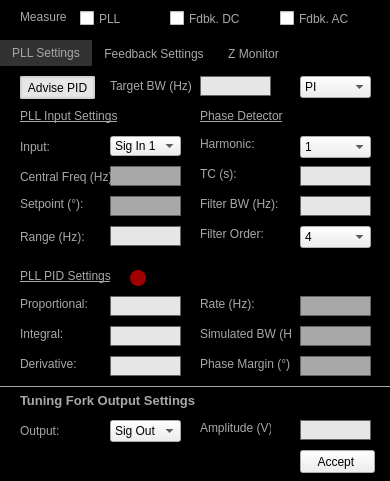
<?xml version="1.0" encoding="UTF-8"?>
<ui version="4.0">
 <class>Dialog</class>
 <widget class="QDialog" name="Dialog">
  <property name="geometry">
   <rect>
    <x>0</x>
    <y>0</y>
    <width>390</width>
    <height>481</height>
   </rect>
  </property>
  <property name="sizePolicy">
   <sizepolicy hsizetype="Fixed" vsizetype="Fixed">
    <horstretch>0</horstretch>
    <verstretch>0</verstretch>
   </sizepolicy>
  </property>
  <property name="minimumSize">
   <size>
    <width>380</width>
    <height>481</height>
   </size>
  </property>
  <property name="maximumSize">
   <size>
    <width>500</width>
    <height>481</height>
   </size>
  </property>
  <property name="windowTitle">
   <string>Measurement Settings</string>
  </property>
  <property name="styleSheet">
   <string notr="true">#Dialog{background-color: rgb(0,0,0);}

QLabel{
color:rgb(168,168,168)
}

QLineEdit{
border: 1px solid rgb(100,100,100);
background-color:rgb(230,230,230);
}

QCheckBox{
color: rgb(168,168,168)
}</string>
  </property>
  <widget class="QTabWidget" name="tabWidget">
   <property name="geometry">
    <rect>
     <x>0</x>
     <y>40</y>
     <width>390</width>
     <height>411</height>
    </rect>
   </property>
   <property name="styleSheet">
    <string notr="true">QTabWidget::pane { border: 0; }
QTabBar::tab{background: black;
color: rgb(168,168,168);
}
QTabBar::tab:selected {background: rgb(50,50,50);}</string>
   </property>
   <property name="tabShape">
    <enum>QTabWidget::Rounded</enum>
   </property>
   <property name="currentIndex">
    <number>0</number>
   </property>
   <widget class="QWidget" name="tab">
    <property name="styleSheet">
     <string notr="true">#tab{
background: black
}</string>
    </property>
    <attribute name="title">
     <string>PLL Settings</string>
    </attribute>
    <widget class="QLabel" name="label_9">
     <property name="geometry">
      <rect>
       <x>200</x>
       <y>100</y>
       <width>71</width>
       <height>16</height>
      </rect>
     </property>
     <property name="text">
      <string>TC (s):</string>
     </property>
    </widget>
    <widget class="QLabel" name="label_7">
     <property name="geometry">
      <rect>
       <x>20</x>
       <y>160</y>
       <width>71</width>
       <height>22</height>
      </rect>
     </property>
     <property name="text">
      <string>Range (Hz):</string>
     </property>
    </widget>
    <widget class="QLineEdit" name="lineEdit_PLL_D">
     <property name="geometry">
      <rect>
       <x>110</x>
       <y>290</y>
       <width>71</width>
       <height>20</height>
      </rect>
     </property>
     <property name="text">
      <string/>
     </property>
     <property name="alignment">
      <set>Qt::AlignRight|Qt::AlignTrailing|Qt::AlignVCenter</set>
     </property>
    </widget>
    <widget class="QLineEdit" name="lineEdit_PLL_FilterBW">
     <property name="geometry">
      <rect>
       <x>300</x>
       <y>130</y>
       <width>71</width>
       <height>20</height>
      </rect>
     </property>
     <property name="styleSheet">
      <string notr="true"/>
     </property>
     <property name="text">
      <string/>
     </property>
     <property name="alignment">
      <set>Qt::AlignRight|Qt::AlignTrailing|Qt::AlignVCenter</set>
     </property>
     <property name="readOnly">
      <bool>false</bool>
     </property>
    </widget>
    <widget class="QComboBox" name="comboBox_PLL_Harmonic">
     <property name="geometry">
      <rect>
       <x>300</x>
       <y>70</y>
       <width>71</width>
       <height>22</height>
      </rect>
     </property>
     <item>
      <property name="text">
       <string>1</string>
      </property>
     </item>
     <item>
      <property name="text">
       <string>2</string>
      </property>
     </item>
     <item>
      <property name="text">
       <string>3</string>
      </property>
     </item>
     <item>
      <property name="text">
       <string>4</string>
      </property>
     </item>
     <item>
      <property name="text">
       <string>5</string>
      </property>
     </item>
     <item>
      <property name="text">
       <string>6</string>
      </property>
     </item>
     <item>
      <property name="text">
       <string>7</string>
      </property>
     </item>
     <item>
      <property name="text">
       <string>8</string>
      </property>
     </item>
    </widget>
    <widget class="QLineEdit" name="lineEdit_PLL_phaseSetPoint">
     <property name="geometry">
      <rect>
       <x>110</x>
       <y>130</y>
       <width>71</width>
       <height>20</height>
      </rect>
     </property>
     <property name="styleSheet">
      <string notr="true">#lineEdit_PLL_phaseSetPoint{
background: rgb(168,168,168);
}</string>
     </property>
     <property name="text">
      <string/>
     </property>
     <property name="alignment">
      <set>Qt::AlignRight|Qt::AlignTrailing|Qt::AlignVCenter</set>
     </property>
     <property name="readOnly">
      <bool>true</bool>
     </property>
    </widget>
    <widget class="QComboBox" name="comboBox_PLL_Advise">
     <property name="geometry">
      <rect>
       <x>300</x>
       <y>10</y>
       <width>71</width>
       <height>22</height>
      </rect>
     </property>
     <property name="currentIndex">
      <number>2</number>
     </property>
     <item>
      <property name="text">
       <string>P</string>
      </property>
     </item>
     <item>
      <property name="text">
       <string>I</string>
      </property>
     </item>
     <item>
      <property name="text">
       <string>PI</string>
      </property>
     </item>
     <item>
      <property name="text">
       <string>PID</string>
      </property>
     </item>
    </widget>
    <widget class="QComboBox" name="comboBox_PLL_FilterOrder">
     <property name="geometry">
      <rect>
       <x>300</x>
       <y>160</y>
       <width>71</width>
       <height>22</height>
      </rect>
     </property>
     <property name="currentIndex">
      <number>3</number>
     </property>
     <item>
      <property name="text">
       <string>1</string>
      </property>
     </item>
     <item>
      <property name="text">
       <string>2</string>
      </property>
     </item>
     <item>
      <property name="text">
       <string>3</string>
      </property>
     </item>
     <item>
      <property name="text">
       <string>4</string>
      </property>
     </item>
     <item>
      <property name="text">
       <string>5</string>
      </property>
     </item>
     <item>
      <property name="text">
       <string>6</string>
      </property>
     </item>
     <item>
      <property name="text">
       <string>7</string>
      </property>
     </item>
     <item>
      <property name="text">
       <string>8</string>
      </property>
     </item>
    </widget>
    <widget class="QLabel" name="label_2">
     <property name="geometry">
      <rect>
       <x>20</x>
       <y>290</y>
       <width>71</width>
       <height>16</height>
      </rect>
     </property>
     <property name="text">
      <string>Derivative:</string>
     </property>
    </widget>
    <widget class="QLabel" name="label_title">
     <property name="geometry">
      <rect>
       <x>20</x>
       <y>40</y>
       <width>121</width>
       <height>20</height>
      </rect>
     </property>
     <property name="font">
      <font>
       <pointsize>9</pointsize>
       <underline>true</underline>
      </font>
     </property>
     <property name="styleSheet">
      <string notr="true">#label_title{
color:rgb(168,168,168)
}</string>
     </property>
     <property name="text">
      <string>PLL Input Settings</string>
     </property>
     <property name="alignment">
      <set>Qt::AlignLeading|Qt::AlignLeft|Qt::AlignVCenter</set>
     </property>
    </widget>
    <widget class="QLineEdit" name="lineEdit_PLL_Amplitude">
     <property name="geometry">
      <rect>
       <x>300</x>
       <y>354</y>
       <width>71</width>
       <height>20</height>
      </rect>
     </property>
     <property name="styleSheet">
      <string notr="true"/>
     </property>
     <property name="text">
      <string/>
     </property>
     <property name="alignment">
      <set>Qt::AlignRight|Qt::AlignTrailing|Qt::AlignVCenter</set>
     </property>
     <property name="readOnly">
      <bool>false</bool>
     </property>
    </widget>
    <widget class="QPushButton" name="push_stability">
     <property name="geometry">
      <rect>
       <x>130</x>
       <y>204</y>
       <width>16</width>
       <height>16</height>
      </rect>
     </property>
     <property name="styleSheet">
      <string notr="true">#push_stability{
background: rgb(161, 0, 0);
border-radius: 8px;
}</string>
     </property>
     <property name="text">
      <string/>
     </property>
    </widget>
    <widget class="QLabel" name="label">
     <property name="geometry">
      <rect>
       <x>20</x>
       <y>230</y>
       <width>71</width>
       <height>16</height>
      </rect>
     </property>
     <property name="text">
      <string>Proportional:</string>
     </property>
    </widget>
    <widget class="QComboBox" name="comboBox_PLL_Output">
     <property name="geometry">
      <rect>
       <x>110</x>
       <y>354</y>
       <width>71</width>
       <height>22</height>
      </rect>
     </property>
     <property name="currentIndex">
      <number>0</number>
     </property>
     <item>
      <property name="text">
       <string>Sig Out 1</string>
      </property>
     </item>
     <item>
      <property name="text">
       <string>Sig Out 2</string>
      </property>
     </item>
    </widget>
    <widget class="QLineEdit" name="lineEdit_TargetBW">
     <property name="geometry">
      <rect>
       <x>200</x>
       <y>10</y>
       <width>71</width>
       <height>20</height>
      </rect>
     </property>
     <property name="text">
      <string/>
     </property>
     <property name="alignment">
      <set>Qt::AlignRight|Qt::AlignTrailing|Qt::AlignVCenter</set>
     </property>
    </widget>
    <widget class="QLineEdit" name="lineEdit_PLL_SimBW">
     <property name="geometry">
      <rect>
       <x>300</x>
       <y>260</y>
       <width>71</width>
       <height>20</height>
      </rect>
     </property>
     <property name="styleSheet">
      <string notr="true">#lineEdit_PLL_SimBW{
background: rgb(168,168,168)
}</string>
     </property>
     <property name="text">
      <string/>
     </property>
     <property name="alignment">
      <set>Qt::AlignRight|Qt::AlignTrailing|Qt::AlignVCenter</set>
     </property>
     <property name="readOnly">
      <bool>true</bool>
     </property>
    </widget>
    <widget class="QLineEdit" name="lineEdit_PLL_PM">
     <property name="geometry">
      <rect>
       <x>300</x>
       <y>290</y>
       <width>71</width>
       <height>20</height>
      </rect>
     </property>
     <property name="styleSheet">
      <string notr="true">#lineEdit_PLL_PM{
background: rgb(168,168,168)
}</string>
     </property>
     <property name="text">
      <string/>
     </property>
     <property name="alignment">
      <set>Qt::AlignRight|Qt::AlignTrailing|Qt::AlignVCenter</set>
     </property>
     <property name="readOnly">
      <bool>true</bool>
     </property>
    </widget>
    <widget class="QLabel" name="label_10">
     <property name="geometry">
      <rect>
       <x>200</x>
       <y>160</y>
       <width>111</width>
       <height>16</height>
      </rect>
     </property>
     <property name="text">
      <string>Filter Order:</string>
     </property>
    </widget>
    <widget class="QLineEdit" name="lineEdit_PLL_Range">
     <property name="geometry">
      <rect>
       <x>110</x>
       <y>160</y>
       <width>71</width>
       <height>20</height>
      </rect>
     </property>
     <property name="text">
      <string/>
     </property>
     <property name="alignment">
      <set>Qt::AlignRight|Qt::AlignTrailing|Qt::AlignVCenter</set>
     </property>
    </widget>
    <widget class="QLabel" name="label_title_3">
     <property name="geometry">
      <rect>
       <x>20</x>
       <y>200</y>
       <width>111</width>
       <height>20</height>
      </rect>
     </property>
     <property name="font">
      <font>
       <pointsize>9</pointsize>
       <weight>50</weight>
       <bold>false</bold>
       <underline>true</underline>
      </font>
     </property>
     <property name="styleSheet">
      <string notr="true">#label_title{
color:rgb(168,168,168)
}</string>
     </property>
     <property name="text">
      <string>PLL PID Settings</string>
     </property>
     <property name="alignment">
      <set>Qt::AlignLeading|Qt::AlignLeft|Qt::AlignVCenter</set>
     </property>
    </widget>
    <widget class="QLabel" name="label_title_8">
     <property name="geometry">
      <rect>
       <x>20</x>
       <y>324</y>
       <width>181</width>
       <height>20</height>
      </rect>
     </property>
     <property name="font">
      <font>
       <pointsize>10</pointsize>
       <weight>75</weight>
       <bold>true</bold>
      </font>
     </property>
     <property name="styleSheet">
      <string notr="true">#label_title{
color:rgb(168,168,168)
}</string>
     </property>
     <property name="text">
      <string>Tuning Fork Output Settings</string>
     </property>
     <property name="alignment">
      <set>Qt::AlignLeading|Qt::AlignLeft|Qt::AlignVCenter</set>
     </property>
    </widget>
    <widget class="QLineEdit" name="lineEdit_PLL_P">
     <property name="geometry">
      <rect>
       <x>110</x>
       <y>230</y>
       <width>71</width>
       <height>20</height>
      </rect>
     </property>
     <property name="text">
      <string/>
     </property>
     <property name="alignment">
      <set>Qt::AlignRight|Qt::AlignTrailing|Qt::AlignVCenter</set>
     </property>
    </widget>
    <widget class="QComboBox" name="comboBox_PLL_Input">
     <property name="geometry">
      <rect>
       <x>110</x>
       <y>70</y>
       <width>71</width>
       <height>20</height>
      </rect>
     </property>
     <property name="currentIndex">
      <number>0</number>
     </property>
     <item>
      <property name="text">
       <string>Sig In 1</string>
      </property>
     </item>
     <item>
      <property name="text">
       <string>Sig In 2</string>
      </property>
     </item>
     <item>
      <property name="text">
       <string>Aux In 1 (&lt;20 kHz)</string>
      </property>
     </item>
     <item>
      <property name="text">
       <string>Aux In 2 (&lt;20 kHz)</string>
      </property>
     </item>
     <item>
      <property name="text">
       <string>DIO D0 (&lt;2 MHz)</string>
      </property>
     </item>
     <item>
      <property name="text">
       <string>DIO D1 (&lt;2 MHz)</string>
      </property>
     </item>
    </widget>
    <widget class="QLabel" name="label_title_2">
     <property name="geometry">
      <rect>
       <x>200</x>
       <y>40</y>
       <width>111</width>
       <height>20</height>
      </rect>
     </property>
     <property name="font">
      <font>
       <pointsize>9</pointsize>
       <weight>50</weight>
       <bold>false</bold>
       <underline>true</underline>
      </font>
     </property>
     <property name="styleSheet">
      <string notr="true">#label_title{
color:rgb(168,168,168)
}</string>
     </property>
     <property name="text">
      <string>Phase Detector</string>
     </property>
     <property name="alignment">
      <set>Qt::AlignLeading|Qt::AlignLeft|Qt::AlignVCenter</set>
     </property>
    </widget>
    <widget class="QLabel" name="label_3">
     <property name="geometry">
      <rect>
       <x>20</x>
       <y>260</y>
       <width>51</width>
       <height>16</height>
      </rect>
     </property>
     <property name="text">
      <string>Integral:</string>
     </property>
    </widget>
    <widget class="QLineEdit" name="lineEdit_PLL_CenterFreq">
     <property name="geometry">
      <rect>
       <x>110</x>
       <y>100</y>
       <width>71</width>
       <height>20</height>
      </rect>
     </property>
     <property name="styleSheet">
      <string notr="true">#lineEdit_PLL_CenterFreq{
background: rgb(168,168,168);
}</string>
     </property>
     <property name="text">
      <string/>
     </property>
     <property name="alignment">
      <set>Qt::AlignRight|Qt::AlignTrailing|Qt::AlignVCenter</set>
     </property>
     <property name="readOnly">
      <bool>true</bool>
     </property>
    </widget>
    <widget class="Line" name="line_5">
     <property name="geometry">
      <rect>
       <x>0</x>
       <y>319</y>
       <width>405</width>
       <height>3</height>
      </rect>
     </property>
     <property name="styleSheet">
      <string notr="true">#line_5{
color:rgb(168,168,168)
}</string>
     </property>
     <property name="frameShadow">
      <enum>QFrame::Plain</enum>
     </property>
     <property name="lineWidth">
      <number>1</number>
     </property>
     <property name="orientation">
      <enum>Qt::Horizontal</enum>
     </property>
    </widget>
    <widget class="QLabel" name="label_27">
     <property name="geometry">
      <rect>
       <x>200</x>
       <y>354</y>
       <width>71</width>
       <height>16</height>
      </rect>
     </property>
     <property name="text">
      <string>Amplitude (V):</string>
     </property>
    </widget>
    <widget class="QLabel" name="label_23">
     <property name="geometry">
      <rect>
       <x>20</x>
       <y>130</y>
       <width>71</width>
       <height>16</height>
      </rect>
     </property>
     <property name="text">
      <string>Setpoint (°):</string>
     </property>
    </widget>
    <widget class="QLabel" name="label_12">
     <property name="geometry">
      <rect>
       <x>200</x>
       <y>230</y>
       <width>71</width>
       <height>16</height>
      </rect>
     </property>
     <property name="text">
      <string>Rate (Hz):</string>
     </property>
    </widget>
    <widget class="QLabel" name="label_11">
     <property name="geometry">
      <rect>
       <x>200</x>
       <y>260</y>
       <width>91</width>
       <height>16</height>
      </rect>
     </property>
     <property name="text">
      <string>Simulated BW (Hz):</string>
     </property>
    </widget>
    <widget class="QLineEdit" name="lineEdit_PLL_TC">
     <property name="geometry">
      <rect>
       <x>300</x>
       <y>100</y>
       <width>71</width>
       <height>20</height>
      </rect>
     </property>
     <property name="text">
      <string/>
     </property>
     <property name="alignment">
      <set>Qt::AlignRight|Qt::AlignTrailing|Qt::AlignVCenter</set>
     </property>
    </widget>
    <widget class="QLabel" name="label_5">
     <property name="geometry">
      <rect>
       <x>200</x>
       <y>130</y>
       <width>111</width>
       <height>16</height>
      </rect>
     </property>
     <property name="text">
      <string>Filter BW (Hz):</string>
     </property>
    </widget>
    <widget class="QLabel" name="label_26">
     <property name="geometry">
      <rect>
       <x>20</x>
       <y>354</y>
       <width>71</width>
       <height>22</height>
      </rect>
     </property>
     <property name="text">
      <string>Output:</string>
     </property>
    </widget>
    <widget class="QLabel" name="label_8">
     <property name="geometry">
      <rect>
       <x>200</x>
       <y>70</y>
       <width>71</width>
       <height>16</height>
      </rect>
     </property>
     <property name="text">
      <string>Harmonic:</string>
     </property>
    </widget>
    <widget class="QLabel" name="label_4">
     <property name="geometry">
      <rect>
       <x>20</x>
       <y>100</y>
       <width>91</width>
       <height>22</height>
      </rect>
     </property>
     <property name="text">
      <string>Central Freq (Hz):</string>
     </property>
    </widget>
    <widget class="QLabel" name="label_13">
     <property name="geometry">
      <rect>
       <x>200</x>
       <y>290</y>
       <width>91</width>
       <height>16</height>
      </rect>
     </property>
     <property name="text">
      <string>Phase Margin (°):</string>
     </property>
    </widget>
    <widget class="QPushButton" name="push_AdvisePID">
     <property name="geometry">
      <rect>
       <x>20</x>
       <y>10</y>
       <width>75</width>
       <height>23</height>
      </rect>
     </property>
     <property name="styleSheet">
      <string notr="true">#push_AdvisePID{
background-color: rgb(230,230,230);
border: 2px solid rgb(210,210,210);
border-radius: 2px;
}</string>
     </property>
     <property name="text">
      <string>Advise PID</string>
     </property>
     <property name="flat">
      <bool>false</bool>
     </property>
    </widget>
    <widget class="QLineEdit" name="lineEdit_PLL_I">
     <property name="geometry">
      <rect>
       <x>110</x>
       <y>260</y>
       <width>71</width>
       <height>20</height>
      </rect>
     </property>
     <property name="text">
      <string/>
     </property>
     <property name="alignment">
      <set>Qt::AlignRight|Qt::AlignTrailing|Qt::AlignVCenter</set>
     </property>
    </widget>
    <widget class="QLabel" name="label_6">
     <property name="geometry">
      <rect>
       <x>20</x>
       <y>70</y>
       <width>71</width>
       <height>22</height>
      </rect>
     </property>
     <property name="text">
      <string>Input:</string>
     </property>
    </widget>
    <widget class="QLabel" name="label_24">
     <property name="geometry">
      <rect>
       <x>110</x>
       <y>10</y>
       <width>91</width>
       <height>20</height>
      </rect>
     </property>
     <property name="text">
      <string>Target BW (Hz)</string>
     </property>
    </widget>
    <widget class="QLineEdit" name="lineEdit_PLL_Rate">
     <property name="geometry">
      <rect>
       <x>300</x>
       <y>230</y>
       <width>71</width>
       <height>20</height>
      </rect>
     </property>
     <property name="styleSheet">
      <string notr="true">#lineEdit_PLL_Rate{
background: rgb(168,168,168)
}</string>
     </property>
     <property name="text">
      <string/>
     </property>
     <property name="alignment">
      <set>Qt::AlignRight|Qt::AlignTrailing|Qt::AlignVCenter</set>
     </property>
     <property name="readOnly">
      <bool>true</bool>
     </property>
    </widget>
   </widget>
   <widget class="QWidget" name="tab_2">
    <property name="styleSheet">
     <string notr="true">#tab_2{
background: black
}</string>
    </property>
    <attribute name="title">
     <string>Feedback Settings</string>
    </attribute>
    <widget class="QLabel" name="label_25">
     <property name="geometry">
      <rect>
       <x>210</x>
       <y>50</y>
       <width>71</width>
       <height>16</height>
      </rect>
     </property>
     <property name="text">
      <string>Setpoint (V):</string>
     </property>
    </widget>
    <widget class="QLineEdit" name="lineEdit_DC_Setpoint">
     <property name="geometry">
      <rect>
       <x>300</x>
       <y>50</y>
       <width>71</width>
       <height>20</height>
      </rect>
     </property>
     <property name="styleSheet">
      <string notr="true">#lineEdit_PLL_phaseSetPoint{
background: rgb(168,168,168);
}</string>
     </property>
     <property name="text">
      <string/>
     </property>
     <property name="alignment">
      <set>Qt::AlignRight|Qt::AlignTrailing|Qt::AlignVCenter</set>
     </property>
     <property name="readOnly">
      <bool>false</bool>
     </property>
    </widget>
    <widget class="QComboBox" name="comboBox_DC_Input">
     <property name="geometry">
      <rect>
       <x>70</x>
       <y>50</y>
       <width>121</width>
       <height>20</height>
      </rect>
     </property>
     <property name="currentIndex">
      <number>3</number>
     </property>
     <item>
      <property name="text">
       <string>DAC ADC Input 1</string>
      </property>
     </item>
     <item>
      <property name="text">
       <string>DAC ADC Input 2</string>
      </property>
     </item>
     <item>
      <property name="text">
       <string>DAC ADC Input 3</string>
      </property>
     </item>
     <item>
      <property name="text">
       <string>DAC ADC Input 4</string>
      </property>
     </item>
     <item>
      <property name="text">
       <string>Aux In 1 (&lt;20 kHz)</string>
      </property>
     </item>
     <item>
      <property name="text">
       <string>Aux In 2 (&lt;20 kHz)</string>
      </property>
     </item>
    </widget>
    <widget class="QLabel" name="label_15">
     <property name="geometry">
      <rect>
       <x>20</x>
       <y>50</y>
       <width>71</width>
       <height>22</height>
      </rect>
     </property>
     <property name="text">
      <string>Input:</string>
     </property>
    </widget>
    <widget class="QComboBox" name="comboBox_AC_Input">
     <property name="geometry">
      <rect>
       <x>70</x>
       <y>140</y>
       <width>121</width>
       <height>20</height>
      </rect>
     </property>
     <property name="currentIndex">
      <number>5</number>
     </property>
     <item>
      <property name="text">
       <string>DAC ADC Input 1</string>
      </property>
     </item>
     <item>
      <property name="text">
       <string>DAC ADC Input 2</string>
      </property>
     </item>
     <item>
      <property name="text">
       <string>DAC ADC Input 3</string>
      </property>
     </item>
     <item>
      <property name="text">
       <string>DAC ADC Input 4</string>
      </property>
     </item>
     <item>
      <property name="text">
       <string>Aux In 1 (&lt;20 kHz)</string>
      </property>
     </item>
     <item>
      <property name="text">
       <string>Aux In 2 (&lt;20 kHz)</string>
      </property>
     </item>
    </widget>
    <widget class="QLabel" name="label_28">
     <property name="geometry">
      <rect>
       <x>210</x>
       <y>140</y>
       <width>71</width>
       <height>16</height>
      </rect>
     </property>
     <property name="text">
      <string>Setpoint (V):</string>
     </property>
    </widget>
    <widget class="QLabel" name="label_17">
     <property name="geometry">
      <rect>
       <x>20</x>
       <y>140</y>
       <width>71</width>
       <height>22</height>
      </rect>
     </property>
     <property name="text">
      <string>Input:</string>
     </property>
    </widget>
    <widget class="QLineEdit" name="lineEdit_AC_Setpoint">
     <property name="geometry">
      <rect>
       <x>300</x>
       <y>140</y>
       <width>71</width>
       <height>20</height>
      </rect>
     </property>
     <property name="styleSheet">
      <string notr="true">#lineEdit_PLL_phaseSetPoint{
background: rgb(168,168,168);
}</string>
     </property>
     <property name="text">
      <string/>
     </property>
     <property name="alignment">
      <set>Qt::AlignRight|Qt::AlignTrailing|Qt::AlignVCenter</set>
     </property>
     <property name="readOnly">
      <bool>false</bool>
     </property>
    </widget>
    <widget class="Line" name="line_6">
     <property name="geometry">
      <rect>
       <x>-10</x>
       <y>90</y>
       <width>405</width>
       <height>3</height>
      </rect>
     </property>
     <property name="styleSheet">
      <string notr="true">#line_6{
color:rgb(168,168,168)
}</string>
     </property>
     <property name="frameShadow">
      <enum>QFrame::Plain</enum>
     </property>
     <property name="lineWidth">
      <number>1</number>
     </property>
     <property name="orientation">
      <enum>Qt::Horizontal</enum>
     </property>
    </widget>
    <widget class="QLabel" name="label_title_9">
     <property name="geometry">
      <rect>
       <x>20</x>
       <y>110</y>
       <width>140</width>
       <height>16</height>
      </rect>
     </property>
     <property name="font">
      <font>
       <pointsize>10</pointsize>
       <weight>75</weight>
       <bold>true</bold>
      </font>
     </property>
     <property name="styleSheet">
      <string notr="true">#label_title{
color:rgb(168,168,168)
}</string>
     </property>
     <property name="text">
      <string>Feedback AC Settings</string>
     </property>
     <property name="alignment">
      <set>Qt::AlignLeading|Qt::AlignLeft|Qt::AlignVCenter</set>
     </property>
    </widget>
    <widget class="QLabel" name="label_title_10">
     <property name="geometry">
      <rect>
       <x>20</x>
       <y>20</y>
       <width>140</width>
       <height>16</height>
      </rect>
     </property>
     <property name="font">
      <font>
       <pointsize>10</pointsize>
       <weight>75</weight>
       <bold>true</bold>
      </font>
     </property>
     <property name="styleSheet">
      <string notr="true">#label_title{
color:rgb(168,168,168)
}</string>
     </property>
     <property name="text">
      <string>Feedback DC Settings</string>
     </property>
     <property name="alignment">
      <set>Qt::AlignLeading|Qt::AlignLeft|Qt::AlignVCenter</set>
     </property>
    </widget>
   </widget>
   <widget class="QWidget" name="tab_4">
    <property name="styleSheet">
     <string notr="true">#tab_4{
background: black
}</string>
    </property>
    <attribute name="title">
     <string>Z Monitor</string>
    </attribute>
    <widget class="QComboBox" name="comboBox_ZMonitor_Input">
     <property name="geometry">
      <rect>
       <x>70</x>
       <y>20</y>
       <width>121</width>
       <height>20</height>
      </rect>
     </property>
     <property name="currentIndex">
      <number>0</number>
     </property>
     <item>
      <property name="text">
       <string>Aux In 1 (&lt;20 kHz)</string>
      </property>
     </item>
     <item>
      <property name="text">
       <string>Aux In 2 (&lt;20 kHz)</string>
      </property>
     </item>
    </widget>
    <widget class="QLabel" name="label_16">
     <property name="geometry">
      <rect>
       <x>20</x>
       <y>20</y>
       <width>71</width>
       <height>22</height>
      </rect>
     </property>
     <property name="text">
      <string>Input:</string>
     </property>
    </widget>
   </widget>
  </widget>
  <widget class="QPushButton" name="pushButton">
   <property name="geometry">
    <rect>
     <x>300</x>
     <y>450</y>
     <width>75</width>
     <height>23</height>
    </rect>
   </property>
   <property name="text">
    <string>Accept </string>
   </property>
  </widget>
  <widget class="QLabel" name="label_14">
   <property name="geometry">
    <rect>
     <x>20</x>
     <y>10</y>
     <width>46</width>
     <height>13</height>
    </rect>
   </property>
   <property name="text">
    <string>Measure:</string>
   </property>
  </widget>
  <widget class="QCheckBox" name="checkBox_pll">
   <property name="geometry">
    <rect>
     <x>80</x>
     <y>10</y>
     <width>70</width>
     <height>17</height>
    </rect>
   </property>
   <property name="toolTip">
    <string>Setpoint must be selected</string>
   </property>
   <property name="text">
    <string>PLL</string>
   </property>
   <property name="checked">
    <bool>false</bool>
   </property>
  </widget>
  <widget class="QCheckBox" name="checkBox_fdbkDC">
   <property name="geometry">
    <rect>
     <x>170</x>
     <y>10</y>
     <width>70</width>
     <height>17</height>
    </rect>
   </property>
   <property name="text">
    <string>Fdbk. DC</string>
   </property>
  </widget>
  <widget class="QCheckBox" name="checkBox_fdbkAC">
   <property name="geometry">
    <rect>
     <x>280</x>
     <y>10</y>
     <width>70</width>
     <height>17</height>
    </rect>
   </property>
   <property name="text">
    <string>Fdbk. AC</string>
   </property>
  </widget>
 </widget>
 <tabstops>
  <tabstop>checkBox_pll</tabstop>
  <tabstop>checkBox_fdbkDC</tabstop>
  <tabstop>checkBox_fdbkAC</tabstop>
  <tabstop>push_AdvisePID</tabstop>
  <tabstop>lineEdit_TargetBW</tabstop>
  <tabstop>comboBox_PLL_Advise</tabstop>
  <tabstop>comboBox_PLL_Input</tabstop>
  <tabstop>comboBox_PLL_Harmonic</tabstop>
  <tabstop>lineEdit_PLL_CenterFreq</tabstop>
  <tabstop>lineEdit_PLL_TC</tabstop>
  <tabstop>lineEdit_PLL_phaseSetPoint</tabstop>
  <tabstop>lineEdit_PLL_FilterBW</tabstop>
  <tabstop>lineEdit_PLL_Range</tabstop>
  <tabstop>comboBox_PLL_FilterOrder</tabstop>
  <tabstop>push_stability</tabstop>
  <tabstop>lineEdit_PLL_P</tabstop>
  <tabstop>lineEdit_PLL_Rate</tabstop>
  <tabstop>lineEdit_PLL_I</tabstop>
  <tabstop>lineEdit_PLL_SimBW</tabstop>
  <tabstop>lineEdit_PLL_D</tabstop>
  <tabstop>lineEdit_PLL_PM</tabstop>
  <tabstop>comboBox_PLL_Output</tabstop>
  <tabstop>lineEdit_PLL_Amplitude</tabstop>
  <tabstop>comboBox_DC_Input</tabstop>
  <tabstop>lineEdit_DC_Setpoint</tabstop>
  <tabstop>comboBox_AC_Input</tabstop>
  <tabstop>lineEdit_AC_Setpoint</tabstop>
  <tabstop>tabWidget</tabstop>
  <tabstop>comboBox_ZMonitor_Input</tabstop>
  <tabstop>pushButton</tabstop>
 </tabstops>
 <resources/>
 <connections/>
</ui>
